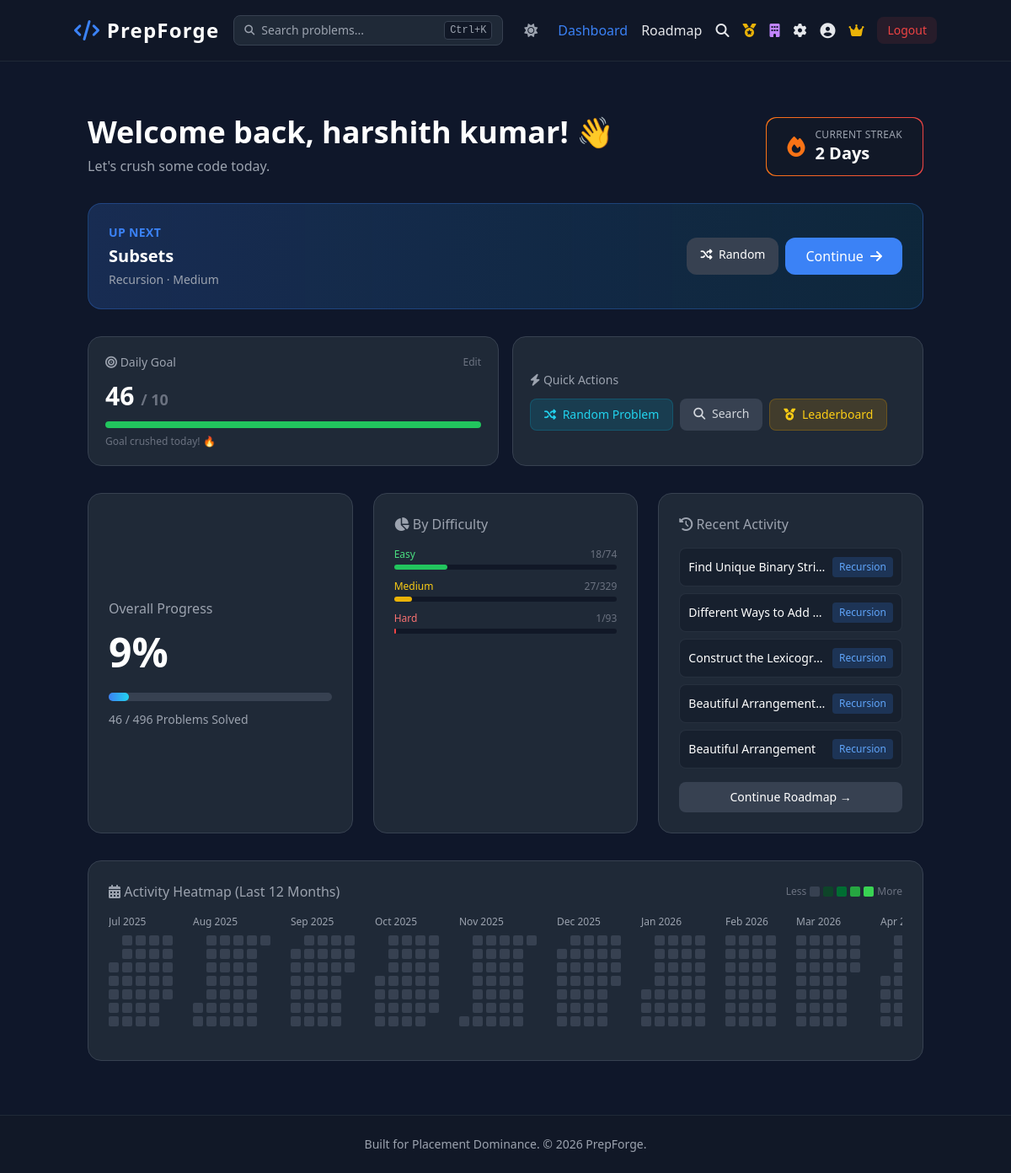
The app's page /dashboard (signed in) with its own data.
### tables this page shows
CREATE TABLE users (
                    id INTEGER PRIMARY KEY AUTOINCREMENT,
                    name TEXT NOT NULL,
                    email TEXT UNIQUE NOT NULL,
                    password TEXT NOT NULL,
                    is_admin BOOLEAN DEFAULT 0,
                    current_streak INTEGER DEFAULT 0,
                    last_active_date DATE
                 , daily_goal INTEGER DEFAULT 3);

CREATE TABLE problems (
                    id INTEGER PRIMARY KEY AUTOINCREMENT,
                    topic_id INTEGER NOT NULL,
                    title TEXT NOT NULL,
                    url TEXT NOT NULL,
                    difficulty TEXT NOT NULL,
                    company_tags TEXT,
                    FOREIGN KEY(topic_id) REFERENCES topics(id)
                 );

CREATE TABLE topics (
                    id INTEGER PRIMARY KEY AUTOINCREMENT,
                    name TEXT UNIQUE NOT NULL,
                    icon TEXT NOT NULL
                 );

### app.py (the view)
@app.route('/dashboard')
@login_required
def dashboard():
    conn = get_db()
    user_id = session['user_id']
    total_probs = conn.execute('SELECT COUNT(*) FROM problems').fetchone()[0]
    solved_probs = conn.execute(
        'SELECT COUNT(*) FROM user_progress WHERE user_id = ?', (user_id,)
    ).fetchone()[0]
    user_data = conn.execute(
        'SELECT current_streak, daily_goal FROM users WHERE id = ?', (user_id,)
    ).fetchone()
    daily_goal = user_data['daily_goal'] or 3
    today_solved = get_today_solved_count(conn, user_id)
    recent = conn.execute('''
        SELECT p.title, t.name as topic
        FROM user_progress up
        JOIN problems p ON up.problem_id = p.id
        JOIN topics t ON p.topic_id = t.id
        WHERE up.user_id = ?
        ORDER BY COALESCE(up.solved_at, up.date_solved) DESC
        LIMIT 5
    ''', (user_id,)).fetchall()
    next_problem = conn.execute('''
        SELECT p.id, p.title, p.difficulty, t.name as topic, t.id as topic_id
        FROM problems p
        JOIN topics t ON p.topic_id = t.id
        LEFT JOIN user_progress up ON p.id = up.problem_id AND up.user_id = ?
        WHERE up.problem_id IS NULL
        ORDER BY t.id, p.id
        LIMIT 1
    ''', (user_id,)).fetchone()
    difficulty_stats = get_difficulty_stats(conn, user_id)
    conn.close()
    progress = int((solved_probs / total_probs * 100) if total_probs > 0 else 0)
    return render_template(
        'dashboard.html',
        total=total_probs,
        solved=solved_probs,
        progress=progress,
        streak=user_data['current_streak'],
        recent=recent,
        next_problem=next_problem,
        difficulty_stats=difficulty_stats,
        daily_goal=daily_goal,
        today_solved=today_solved,
    )

### app.py (called while the page is built)
def get_db():
    conn = sqlite3.connect(DATABASE, timeout=15)
    conn.row_factory = sqlite3.Row
    return conn

def get_difficulty_stats(conn, user_id):
    rows = conn.execute('''
        SELECT p.difficulty,
               COUNT(*) as total,
               SUM(CASE WHEN up.problem_id IS NOT NULL THEN 1 ELSE 0 END) as solved
        FROM problems p
        LEFT JOIN user_progress up ON p.id = up.problem_id AND up.user_id = ?
        GROUP BY p.difficulty
    ''', (user_id,)).fetchall()
    return {row['difficulty']: {'total': row['total'], 'solved': row['solved']} for row in rows}

def get_today_solved_count(conn, user_id):
    return conn.execute('''
        SELECT COUNT(*) FROM user_progress
        WHERE user_id = ? AND date_solved = ?
    ''', (user_id, date.today().isoformat())).fetchone()[0]

@app.context_processor
def inject_globals():
    return {'current_year': datetime.now().year}

def login_required(f):
    @wraps(f)
    def decorated_function(*args, **kwargs):
        if 'user_id' not in session:
            flash('Please log in to access this page.', 'warning')
            return redirect(url_for('login'))
        return f(*args, **kwargs)
    return decorated_function

### templates/dashboard.html (shortened to what this page needs)
{% extends 'base.html' %}
{% block content %}
<div class="max-w-6xl mx-auto space-y-8 mt-8">
    <div class="flex flex-col md:flex-row justify-between items-start md:items-end gap-4">
        <div>
            <h1 class="text-4xl font-bold text-white">Welcome back, {{ session.name }}! 👋</h1>
            <p class="text-gray-400 mt-2">Let's crush some code today.</p>
        </div>
        <div class="bg-gradient-to-r from-orange-500 to-red-500 p-[1px] rounded-xl shrink-0">
            <div class="bg-gray-900 px-6 py-3 rounded-xl flex items-center gap-3">
                <i class="fas fa-fire text-orange-500 text-2xl"></i>
                <div>
                    <p class="text-xs text-gray-400 uppercase tracking-wide">Current Streak</p>
                    <p class="text-xl font-bold text-white">{{ streak }} Day{% if streak != 1 %}s{% endif %}</p>
                </div>
            </div>
        </div>
    </div>
    {% if next_problem %}
    <div class="bg-gradient-to-r from-brand/20 to-cyan-500/10 border border-brand/30 rounded-2xl p-6 flex flex-col md:flex-row justify-between items-start md:items-center gap-4">
        <div>
            <p class="text-brand text-sm font-semibold uppercase tracking-wide mb-1">Up Next</p>
            <h2 class="text-xl font-bold text-white">{{ next_problem.title }}</h2>
            <p class="text-gray-400 text-sm mt-1">{{ next_problem.topic }} · {{ next_problem.difficulty }}</p>
        </div>
        <div class="flex gap-2 shrink-0">
            <a href="{{ url_for('random_practice') }}" class="bg-gray-700 hover:bg-gray-600 text-white px-4 py-2.5 rounded-xl font-medium transition text-sm">
                <i class="fas fa-shuffle mr-1"></i> Random
            </a>
            <a href="{{ url_for('topic', topic_id=next_problem.topic_id) }}" class="bg-brand hover:bg-blue-600 text-white px-6 py-2.5 rounded-xl font-medium transition">
                Continue <i class="fas fa-arrow-right ml-1"></i>
            </a>
        </div>
    </div>
    {% endif %}
    <div class="grid grid-cols-1 sm:grid-cols-2 gap-4">
        <div class="bg-gray-800 p-5 rounded-2xl border border-gray-700">
            <div class="flex justify-between items-center mb-3">
                <h3 class="text-gray-400 font-medium text-sm"><i class="fas fa-bullseye"></i> Daily Goal</h3>
                <a href="{{ url_for('settings') }}" class="text-xs text-gray-500 hover:text-brand">Edit</a>
            </div>
            {% set goal_pct = (today_solved / daily_goal * 100)|int if daily_goal > 0 else 0 %}
            {% set goal_pct = [goal_pct, 100]|min %}
            <p class="text-3xl font-bold text-white">{{ today_solved }} <span class="text-lg text-gray-500">/ {{ daily_goal }}</span></p>
            <div class="w-full bg-gray-900 rounded-full h-2 mt-3">
                <div class="h-2 rounded-full transition-all {% if goal_pct >= 100 %}bg-green-500{% else %}bg-brand{% endif %}" style="width: {{ goal_pct }}%"></div>
            </div>
            <p class="text-xs text-gray-500 mt-2">
                {% if today_solved >= daily_goal %}Goal crushed today! 🔥{% else %}{{ daily_goal - today_solved }} more to hit today's goal{% endif %}
            </p>
        </div>
        <div class="bg-gray-800 p-5 rounded-2xl border border-gray-700 flex flex-col justify-center gap-3">
            <h3 class="text-gray-400 font-medium text-sm"><i class="fas fa-bolt"></i> Quick Actions</h3>
            <div class="flex flex-wrap gap-2">
                <a href="{{ url_for('random_practice') }}" class="bg-cyan-600/20 text-cyan-400 border border-cyan-600/30 px-4 py-2 rounded-lg text-sm hover:bg-cyan-600/30 transition">
                    <i class="fas fa-shuffle mr-1"></i> Random Problem
                </a>
                <a href="{{ url_for('search') }}" class="bg-gray-700 text-gray-300 px-4 py-2 rounded-lg text-sm hover:bg-gray-600 transition">
                    <i class="fas fa-search mr-1"></i> Search
                </a>
                <a href="{{ url_for('leaderboard') }}" class="bg-yellow-600/20 text-yellow-400 border border-yellow-600/30 px-4 py-2 rounded-lg text-sm hover:bg-yellow-600/30 transition">
                    <i class="fas fa-medal mr-1"></i> Leaderboard
                </a>
            </div>
        </div>
    </div>
    <div class="grid grid-cols-1 md:grid-cols-3 gap-6">
        <div class="bg-gray-800 p-6 rounded-2xl border border-gray-700 flex flex-col justify-center">
            <h3 class="text-gray-400 font-medium">Overall Progress</h3>
            <div class="mt-4 flex items-end gap-2">
                <span class="text-5xl font-bold text-white">{{ progress }}%</span>
            </div>
            <div class="w-full bg-gray-700 rounded-full h-2.5 mt-6">
                <div class="bg-gradient-to-r from-blue-500 to-cyan-400 h-2.5 rounded-full transition-all duration-500" style="width: {{ progress }}%"></div>
            </div>
            <p class="text-sm text-gray-400 mt-3">{{ solved }} / {{ total }} Problems Solved</p>
        </div>
        <div class="bg-gray-800 p-6 rounded-2xl border border-gray-700">
            <h3 class="text-gray-400 font-medium mb-4"><i class="fas fa-chart-pie"></i> By Difficulty</h3>
            <div class="space-y-3">
                {% for diff, color in [('Easy', 'green'), ('Medium', 'yellow'), ('Hard', 'red')] %}
                    {% set stat = difficulty_stats.get(diff, {'total': 0, 'solved': 0}) %}
                    {% set pct = (stat.solved / stat.total * 100)|int if stat.total > 0 else 0 %}
                    <div>
                        <div class="flex justify-between text-xs mb-1">
                            <span class="text-{{ color }}-400">{{ diff }}</span>
                            <span class="text-gray-500">{{ stat.solved }}/{{ stat.total }}</span>
                        </div>
                        <div class="w-full bg-gray-900 rounded-full h-1.5">
                            <div class="bg-{{ color }}-500 h-1.5 rounded-full" style="width: {{ pct }}%"></div>
                        </div>
                    </div>
                {% endfor %}
            </div>
        </div>
        <div class="bg-gray-800 p-6 rounded-2xl border border-gray-700">
            <h3 class="text-gray-400 font-medium mb-4"><i class="fas fa-history"></i> Recent Activity</h3>
            {% if recent %}
                <ul class="space-y-2">
                    {% for item in recent %}
                        <li class="flex justify-between items-center p-2.5 bg-gray-900/50 rounded-lg border border-gray-700/50">
                            <span class="text-white font-medium text-sm truncate mr-2">{{ item.title }}</span>
                            <span class="text-xs bg-blue-500/20 text-blue-400 px-2 py-1 rounded shrink-0">{{ item.topic }}</span>
                        </li>
                    {% endfor %}
                </ul>
            {% else %}
                <p class="text-gray-500 italic text-sm bg-gray-900/30 p-4 rounded-lg border border-gray-800">No problems solved yet. Time to get started!</p>
            {% endif %}
            <a href="{{ url_for('roadmap') }}" class="mt-4 inline-block w-full text-center bg-gray-700 hover:bg-gray-600 text-white py-2 rounded-lg transition font-medium text-sm">Continue Roadmap &rarr;</a>
        </div>
    </div>
    <div class="bg-gray-800 p-6 rounded-2xl border border-gray-700">
        <div class="flex justify-between items-center mb-4">
            <h3 class="text-gray-400 font-medium"><i class="fas fa-calendar-alt"></i> Activity Heatmap (Last 12 Months)</h3>
            <div class="flex items-center gap-1 text-xs text-gray-500">
                <span>Less</span>
                <div class="w-3 h-3 rounded-sm" style="background:#374151"></div>
                <div class="w-3 h-3 rounded-sm" style="background:#0e4429"></div>
                <div class="w-3 h-3 rounded-sm" style="background:#006d32"></div>
                <div class="w-3 h-3 rounded-sm" style="background:#26a641"></div>
                <div class="w-3 h-3 rounded-sm" style="background:#39d353"></div>
                <span>More</span>
            </div>
        </div>
        <div class="overflow-x-auto pb-4 custom-scrollbar">
            <div id="heatmap-container" class="flex gap-6 w-max"></div>
        </div>
    </div>
</div>
{% endblock %}

### static/css/custom.css (style rules this page uses)
:root { --square-size: 12px; --square-gap: 4px; --level-0: #374151; --level-1: #0e4429; --level-2: #006d32; --level-3: #26a641; --level-4: #39d353; }
body { font-family: 'Inter', system-ui, -apple-system, sans-serif; }

### records on screen
users: name "harshith kumar"
problems: title "Subsets", difficulty "Medium"
topics: topic "Recursion"
problems: title "Find Unique Binary Stri…", topic "Recursion"
problems: title "Different Ways to Add…", topic "Recursion"
problems: title "Construct the Lexicogr…", topic "Recursion"
problems: title "Beautiful Arrangement II", topic "Recursion"
problems: title "Beautiful Arrangement", topic "Recursion"

### other values on screen
{{ streak }} "2"
{{ today_solved }} "46"
{{ daily_goal }} "10"
{{ progress }} "9"
{{ solved }} "46"
{{ total }} "496"
{{ diff }} "Easy" "Medium" "Hard"
{{ stat.solved }} "18" "27" "1"
{{ stat.total }} "74" "329" "93"
